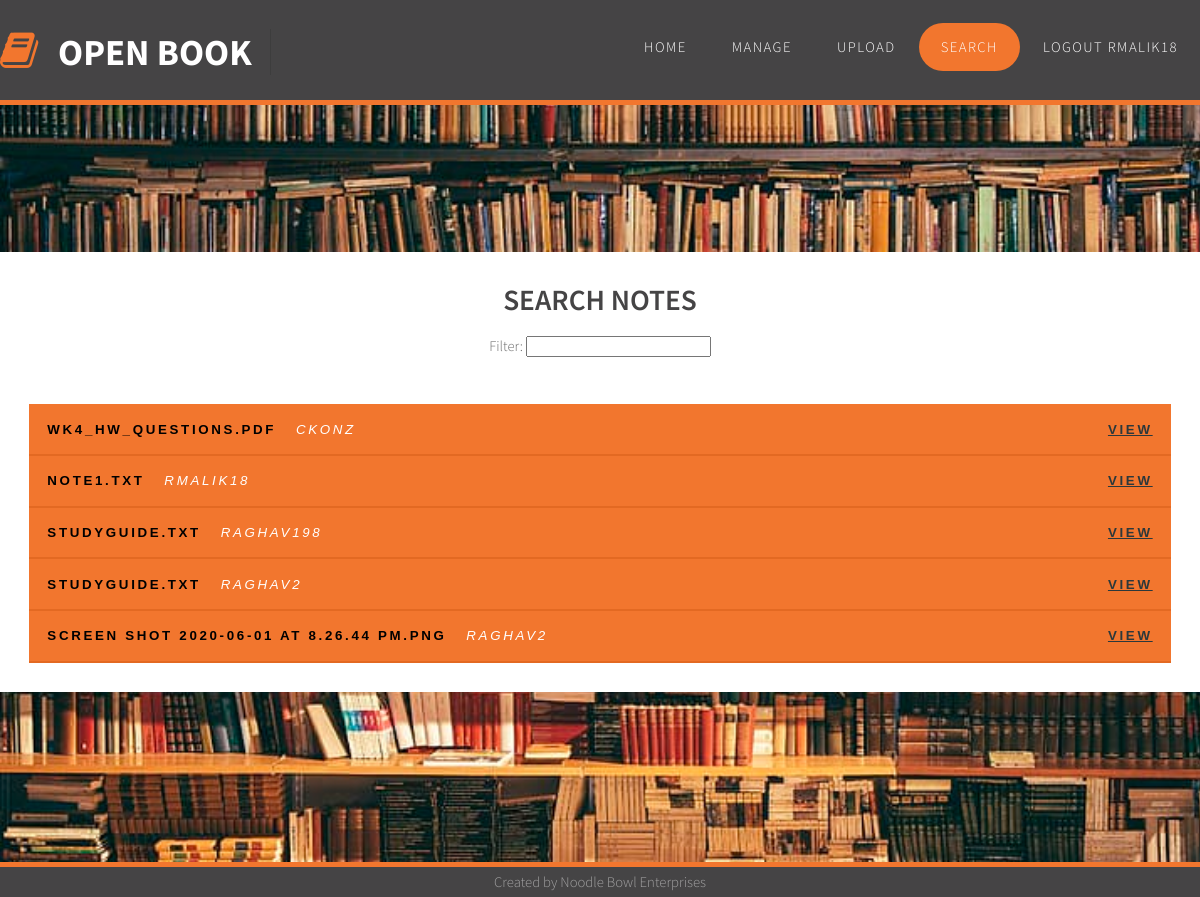
/search.html (signed in), run on the app's committed database.
### app.py (models this page shows, shortened)
class User(db.Model):
    id = db.Column(db.Integer, primary_key=True)
    username = db.Column(db.String(20), nullable=False, unique=True)
    password = db.Column(db.String(128), nullable=False)
    privilege = db.Column(db.Integer, nullable=False)
    notes = db.relationship('Note', backref='uploader', lazy=True)

class Note(db.Model):
    id = db.Column(db.Integer, primary_key=True)
    filename = db.Column(db.String(256), nullable=False)
    filehash = db.Column(db.String(128), nullable=False, unique=True)
    tags = db.Column(db.Text())
    user_id = db.Column(db.Integer, db.ForeignKey('user.id'), nullable=False)

### app.py (the view)
@app.route('/search.html')
def search_notes():
    if session.get('logged_in'):
        all_notes = Note.query.all()
        return render_template('search.html', notes=all_notes, page='search')
    flash('You need to be logged in to view this!')
    return redirect(url_for('login'))

### templates/search.html (shortened to what this page needs)
{% extends 'base.html' %}
{% block pageContent %}
<div id="page" class="container">
    <h1>SEARCH NOTES</h1><br />
    Filter: <input type="text" id="notes-filter" /><br /><br />
    <div class="accordion" id="results">
        {% for note in notes %}
        <button class="accordion_tab">
            {{note.filename}}
            <span style="color: #FFF; padding-left: 1em; font-weight: 300;"><em>{{note.uploader.username}}</em></span>
            <span style="color: #FFF; float: right;"><a target="_blank" href="view/{{note.filehash}}">View</a></span>
        </button>
        {% endfor %}
    </div>
</div>
{% endblock %}

### templates/base.html (shortened to what this page needs)
<html>
    <head>
        <link rel='stylesheet' href='{{url_for("static", filename="css/default.css")}}' />
        <link rel='stylesheet' href='{{url_for("static", filename="css/fonts.css")}}'>
    </head>
    <body>
        <div id="header-wrapper" class="sticky">
            <div id="header" class="container">
                <div id="logo">
                    <h1><span class="fa fa-book"></span><a href="#">Open Book</a></h1>
                </div>
                <div id="menu">
                    <ul>
                        <li class="menu_item {% if page == 'intro' %} current_page_item {% endif %}"><a href="intro.html" accesskey="1" title="">Home</a></li>
                        <li class="menu_item {% if page == 'list' %} current_page_item {% endif %}"><a href="list.html" accesskey="2" title="">Manage</a></li>
                        <li class="menu_item {% if page == 'upload' %} current_page_item {% endif %}"><a href="upload.html" accesskey="3" title="">Upload</a></li>
                        <li class="menu_item {% if page == 'search' %} current_page_item {% endif %}"><a href="search.html" accesskey="4" title="">Search</a></li>
                        {% if session['logged_in'] %}
                        <li class="menu_item"><a href="/logout">Logout {{session['username']}}</a></li>
                        {% else %}
                        <li class="menu_item {% if page == 'login' %} current_page_item {% endif %}"><a href="login.html" accesskey="5"
                                title="">Login</a></li>
                        {% endif %}
                    </ul>
                </div>
            </div>
        </div>
        <div id="spacer"></div>
        {% block pageContent %} {% endblock %}
        <div id="footer-wrapper">
            <div id="footer" class="container">
                Created by Noodle Bowl Enterprises
            </div>
        </div>
    </body>
</html>

### static/css/default.css (style rules this page uses)
html, body { height: 100%; }
body { margin: 0px; padding: 0px; background: #2b2b2b; background-image: url(images/bookshelf.jpg); background-size: cover; background-repeat: no-repeat; background-attachment: fixed; font-family: 'Source Sans Pro', sans-serif; font-size: 11pt; font-weight: 300; color: #6c6c6c }
h1, h2, h3 { margin: 0; padding: 0; font-weight: 600; color: #454445; }
p, ol, ul { margin-top: 0; }
ol, ul { padding: 0; list-style: none; }
a { color: #2C383B; }
.container { margin: 0px auto; width: 1200px; }
#header-wrapper { background: #454445FF; border-bottom: #F2762E; border-width: 0 0 5px 0; border-style: solid; }
#header { position: relative; height: 100px; }
.sticky { position: fixed; top: 0; width: 100% }
#page { margin-top: 10em; min-height: 50%; padding: 2em 2em; }
#logo { position: absolute; top: 2em; width: 100%; }
#logo h1 { display: inline-block; font-size: 2.5em; text-transform: uppercase; font-weight: 700; color: #ED7070; padding-right: 0.50em; border-right: 1px solid rgba(0,0,0,.1); }
#logo span { display: inline-block; padding-right: .50em; letter-spacing: 0.10em; text-transform: uppercase; font-size: 0.90em; }
#logo a { text-decoration: none; color: #FFF; }
#logo .fa { color: #F2762E; }
#logo .fa:after { position: absolute; display: inline-block; padding-right: 2em; }
#menu { position: absolute; right: 0; top: 1.6em; }
#menu ul { display: inline-block; }
#menu li { display: block; float: left; text-align: center; }
#menu li a, #menu li span { display: inline-block; margin-left: 1px; padding: 1em 1.5em 1em 1.5em; letter-spacing: 0.10em; text-decoration: none; font-size: 1em; text-transform: uppercase; outline: 0; color: #FFF; }
#menu .current_page_item a { background: #F2762E; border-radius: 30px; color: #FFF; }
#page { overflow: hidden; padding: 2em 0em 0em 0em; background: #FFF; text-align: center; }
#footer-wrapper { overflow: hidden; padding: 7em 0em; color: rgba(255,255,255,0.5); }
#footer { background-color: #454445; position: fixed; bottom: 0; width: 100%; height: 30px; border-top: #F2762E solid 5px; text-align: center; line-height: 30px; }
.accordion { margin: 2em 2em; }
.accordion .accordion_tab { background: #F2762E; cursor: pointer; padding: 1.3em 18px; letter-spacing: 0.20em; transition: 0.4s; text-align: left; text-decoration: none; text-transform: uppercase; font-weight: 600; width: 100%; border: none; border-bottom: #E36922 solid 2px; outline: none; }
#spacer { height: 105px; }

### data on the page
User: username "RMALIK18"
Note: filename "WK4_HW_QUESTIONS.PDF", uploader.username "CKONZ"
Note: filename "NOTE1.TXT", uploader.username "RMALIK18"
Note: filename "STUDYGUIDE.TXT", uploader.username "RAGHAV198"
Note: filename "STUDYGUIDE.TXT", uploader.username "RAGHAV2"
Note: filename "SCREEN SHOT 2020-06-01 AT 8.26.44 PM.PNG", uploader.username "RAGHAV2"
